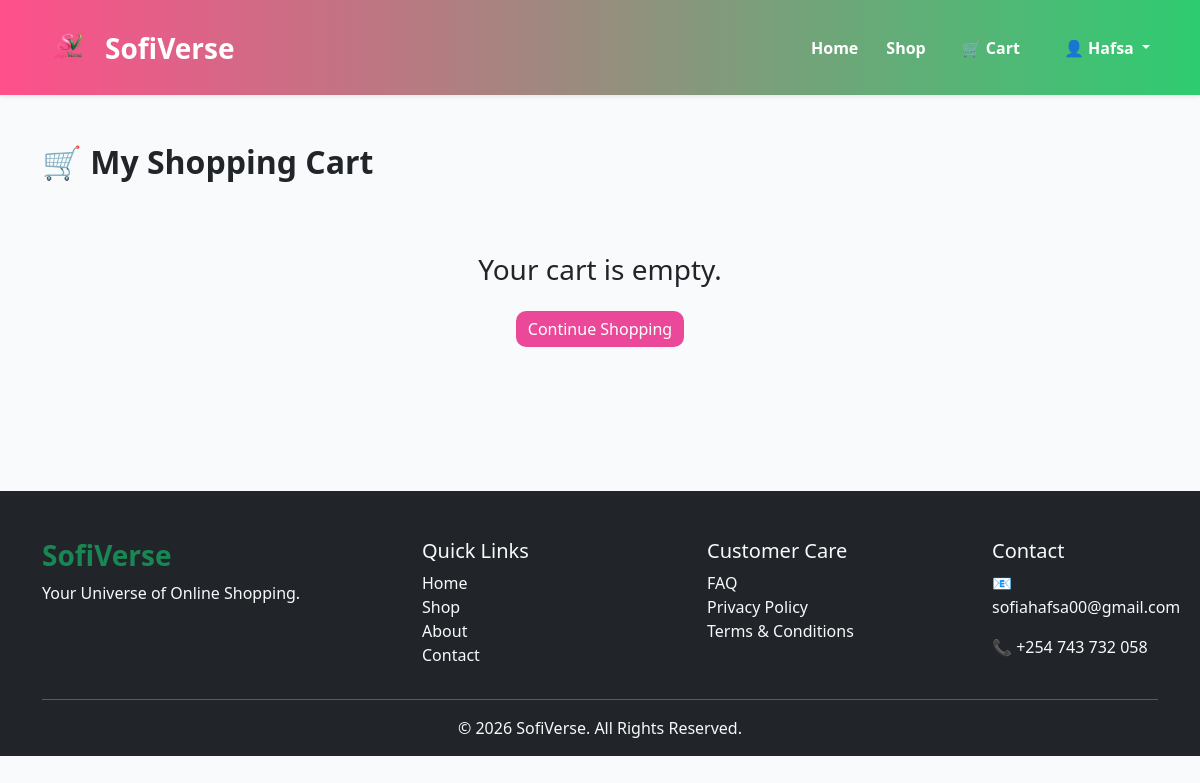
/cart/ (signed in), run on an earlier commit of the app's database.
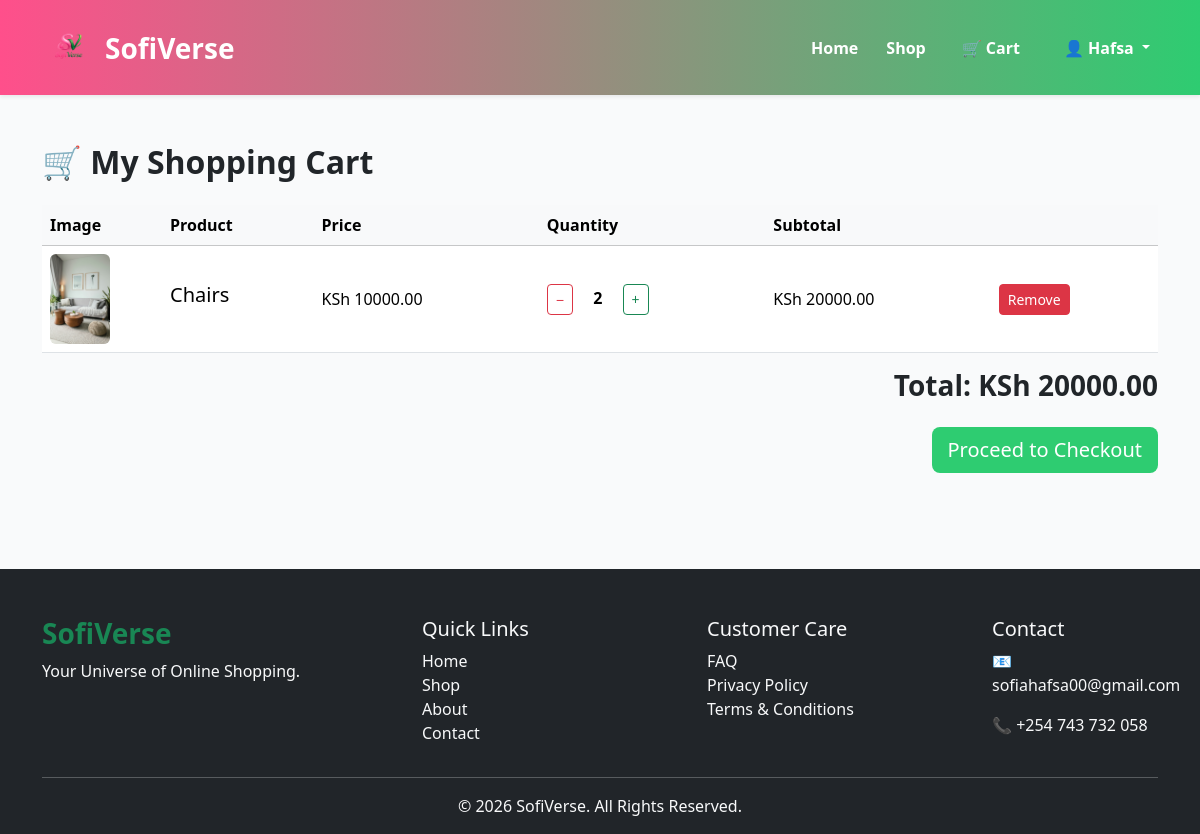
And on a later commit of the database.
### cart/models.py (models this page shows, shortened)
class CartItem(models.Model):
    user = models.ForeignKey(User, on_delete=models.CASCADE)
    product = models.ForeignKey(Product, on_delete=models.CASCADE)
    quantity = models.PositiveIntegerField(default=1)
    created_at = models.DateTimeField(auto_now_add=True)
    class Meta:
        unique_together = ('user', 'product')
    @property
    def total_price(self):
        return self.product.price * self.quantity

### products/models.py (models this page shows, shortened)
class Product(models.Model):
    category = models.ForeignKey(
        Category,
        on_delete=models.CASCADE,
        related_name='products'
    )
    name = models.CharField(max_length=200)
    slug = models.SlugField(unique=True)
    description = models.TextField()
    price = models.DecimalField(
        max_digits=10,
        decimal_places=2
    )
    image = models.ImageField(
        upload_to='products/'
    )
    stock = models.PositiveIntegerField(default=0)
    available = models.BooleanField(default=True)
    featured = models.BooleanField(default=False)
    created = models.DateTimeField(auto_now_add=True)

### cart/views.py (the view)
# urls.py: path('', views.cart, name='cart'),
@login_required
def cart(request):
    cart_items = CartItem.objects.filter(
        user=request.user
    )
    total = sum(item.total_price for item in cart_items)
    return render(
        request,
        'cart/cart.html',
        {
            'cart_items': cart_items,
            'total': total
        }
    )

### cart/templates/cart/cart.html (shortened to what this page needs)
{% extends 'base.html' %}
{% block content %}
<div class="container py-5">
<h2 class="fw-bold mb-4">
🛒 My Shopping Cart
</h2>
{% if cart_items %}
<table class="table align-middle">
<thead class="table-light">
<tr>
<th>Image</th>
<th>Product</th>
<th>Price</th>
<th>Quantity</th>
<th>Subtotal</th>
<th></th>
</tr>
</thead>
<tbody>
{% for item in cart_items %}
<tr>
<td width="120">
<img src="{{ item.product.image.url }}"
     class="img-fluid rounded"
     style="height:90px;object-fit:cover;">
</td>
<td>
<h5>{{ item.product.name }}</h5>
</td>
<td>
KSh {{ item.product.price }}
</td>
<td>
<a href="{% url 'decrease_quantity' item.id %}"
class="btn btn-outline-danger btn-sm">
−
</a>
<strong class="mx-3">
{{ item.quantity }}
</strong>
<a href="{% url 'increase_quantity' item.id %}"
class="btn btn-outline-success btn-sm">
+
</a>
</td>
<td>
KSh {{ item.total_price }}
</td>
<td>
<a href="{% url 'remove_item' item.id %}"
class="btn btn-danger btn-sm">
Remove
</a>
</td>
</tr>
{% endfor %}
</tbody>
</table>
<div class="text-end">
<h3 class="fw-bold">
Total: KSh {{ total }}
</h3>
<a href="{% url 'checkout' %}" class="btn btn-success btn-lg mt-3">
    Proceed to Checkout
</a>
</div>
{% else %}
<div class="text-center py-5">
<h3>Your cart is empty.</h3>
<a href="{% url 'home' %}" class="btn btn-sofi mt-3">
Continue Shopping
</a>
</div>
{% endif %}
</div>
{% endblock %}

What changed in the data, as far as the page shows it:
added CartItem: product.image (picture), product.name "Chairs", product.price "10000.00", quantity "2", total_price "20000.00"
Also different on the page:
{{ total }}: (not shown) → "20000.00"
text no longer shown: "Your cart is empty. Continue Shopping"
text now shown: "Image Product Price Quantity Subtotal Total: KSh Proceed to Checkout"
